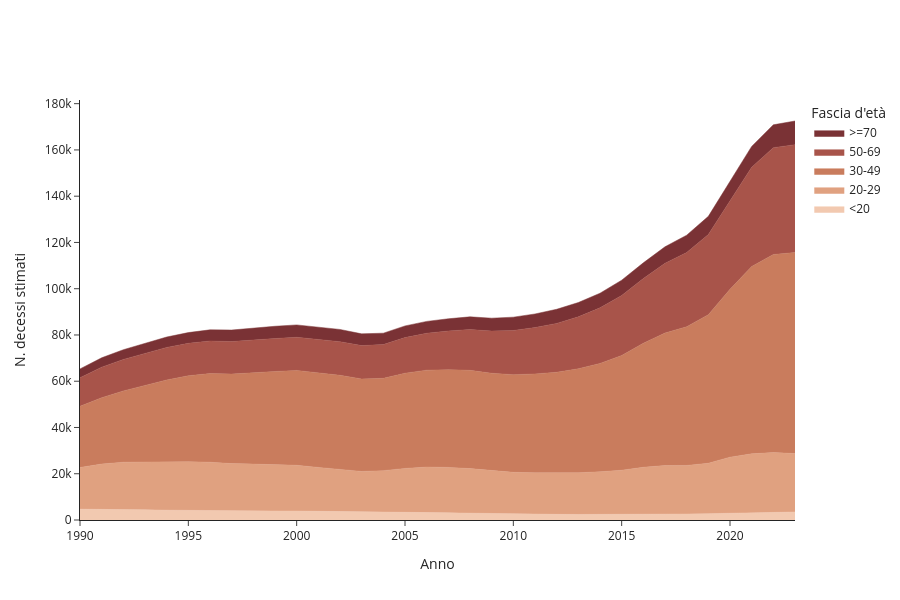

Notebook code cell kept with this figure:
### Code cell
import pandas as pd
import plotly.graph_objects as go

ALTEZZA_GRAFICO = 600

df = pd.read_csv("decessi_mondo_per_eta.csv")

# limitiamo la serie al 1990 in poi, come da titolo della slide
df = df[df["anno"] >= 1990]

# ordine di impilamento: dalla fascia più giovane (in basso) alla più anziana
# (in cima), come nel grafico originale di Our World in Data
fasce = ["<20", "20-29", "30-49", "50-69", ">=70"]

color_map = {
    "<20": "#f2c9b0",
    "20-29": "#e0a180",
    "30-49": "#c97c5d",
    "50-69": "#a8544a",
    ">=70": "#7a3235",
}

fig = go.Figure()

for fascia in fasce:
    dati_fascia = df[df["fascia_eta"] == fascia].sort_values("anno")
    fig.add_trace(go.Scatter(
        x=dati_fascia["anno"],
        y=dati_fascia["decessi_stimati"],
        name=fascia,
        mode="lines",
        stackgroup="uno",  # attiva l'impilamento (area chart)
        line=dict(width=0.5, color=color_map[fascia]),
        fillcolor=color_map[fascia],
    ))

fig.update_layout(
    height=ALTEZZA_GRAFICO,  # altezza del grafico
    xaxis_title="Anno",
    yaxis_title="N. decessi stimati",
    xaxis=dict(dtick=5),
    
    yaxis=dict(side="left", tickformat="~s"),
    # asse Y gemello a destra: "matches='y'" lo tiene sincronizzato in scala
    # e tick con l'asse di sinistra, quindi mostra sempre gli stessi valori,
    # rendendo più facile leggere il grafico senza dover guardare solo a sinistra
    yaxis2=dict(
        overlaying="y",
        side="right",
        matches="y",
        showgrid=False,
        showticklabels=True,
        tickformat="~s",
        title="N. decessi stimati",
    ),
    template="simple_white",
    legend_title_text="Fascia d'età",
)

fig.add_annotation(
    text=(""),
    xref="paper", yref="paper",
    x=0, y=-0.22,
    showarrow=False,
    font=dict(size=10, color="#888888"),
    align="left",
)

fig.show()

### Figure 1 — Plotly figure (JSON) as saved in the notebook; plotly's stock layout.template omitted (floating-point values rounded to 4 significant figures)
{"data": [{"fillcolor": "#f2c9b0", "line": {"color": "#f2c9b0", "width": 0.5}, "mode": "lines", "name": "<20", "stackgroup": "uno", "type": "scatter", "x": [1990, 1991, 1992, 1993, 1994, 1995, 1996, 1997, 1998, 1999, 2000, 2001, 2002, 2003, 2004, 2005, 2006, 2007, 2008, 2009, 2010, 2011, 2012, 2013, 2014, 2015, 2016, 2017, 2018, 2019, 2020, 2021, 2022, 2023], "y": [4668.0, 4679.0, 4597.0, 4385.0, 4233.0, 4116.0, 4043.0, 3948.0, 3921.0, 3877.0, 3870.0, 3795.0, 3664.0, 3428.0, 3339.0, 3326.0, 3221.0, 3096.0, 2946.0, 2760.0, 2621.0, 2518.0, 2439.0, 2397.0, 2395.0, 2420.0, 2494.0, 2526.0, 2566.0, 2728.0, 2971.0, 3179.0, 3349.0, 3455.0]}, {"fillcolor": "#e0a180", "line": {"color": "#e0a180", "width": 0.5}, "mode": "lines", "name": "20-29", "stackgroup": "uno", "type": "scatter", "x": [1990, 1991, 1992, 1993, 1994, 1995, 1996, 1997, 1998, 1999, 2000, 2001, 2002, 2003, 2004, 2005, 2006, 2007, 2008, 2009, 2010, 2011, 2012, 2013, 2014, 2015, 2016, 2017, 2018, 2019, 2020, 2021, 2022, 2023], "y": [18040.0, 19510.0, 20390.0, 20760.0, 21070.0, 21100.0, 20940.0, 20430.0, 20250.0, 19980.0, 19790.0, 18950.0, 18130.0, 17590.0, 18000.0, 18970.0, 19660.0, 19650.0, 19280.0, 18500.0, 18000.0, 17900.0, 17910.0, 18040.0, 18440.0, 19100.0, 20310.0, 21030.0, 21020.0, 21810.0, 24200.0, 25440.0, 25790.0, 25260.0]}, {"fillcolor": "#c97c5d", "line": {"color": "#c97c5d", "width": 0.5}, "mode": "lines", "name": "30-49", "stackgroup": "uno", "type": "scatter", "x": [1990, 1991, 1992, 1993, 1994, 1995, 1996, 1997, 1998, 1999, 2000, 2001, 2002, 2003, 2004, 2005, 2006, 2007, 2008, 2009, 2010, 2011, 2012, 2013, 2014, 2015, 2016, 2017, 2018, 2019, 2020, 2021, 2022, 2023], "y": [26470.0, 28680.0, 30820.0, 33010.0, 35250.0, 37160.0, 38350.0, 38710.0, 39640.0, 40370.0, 41020.0, 40800.0, 40780.0, 39990.0, 39920.0, 41190.0, 41910.0, 42260.0, 42500.0, 42200.0, 42220.0, 42740.0, 43540.0, 44950.0, 46860.0, 49590.0, 53610.0, 57290.0, 59970.0, 64230.0, 72600.0, 80970.0, 85640.0, 86940.0]}, {"fillcolor": "#a8544a", "line": {"color": "#a8544a", "width": 0.5}, "mode": "lines", "name": "50-69", "stackgroup": "uno", "type": "scatter", "x": [1990, 1991, 1992, 1993, 1994, 1995, 1996, 1997, 1998, 1999, 2000, 2001, 2002, 2003, 2004, 2005, 2006, 2007, 2008, 2009, 2010, 2011, 2012, 2013, 2014, 2015, 2016, 2017, 2018, 2019, 2020, 2021, 2022, 2023], "y": [12360.0, 13220.0, 13620.0, 13930.0, 14070.0, 14010.0, 14070.0, 14070.0, 14090.0, 14230.0, 14310.0, 14360.0, 14530.0, 14400.0, 14590.0, 15370.0, 15960.0, 16720.0, 17620.0, 18230.0, 19100.0, 20040.0, 21120.0, 22450.0, 24040.0, 25950.0, 27980.0, 30110.0, 32090.0, 34640.0, 38390.0, 42930.0, 46210.0, 46610.0]}, {"fillcolor": "#7a3235", "line": {"color": "#7a3235", "width": 0.5}, "mode": "lines", "name": ">=70", "stackgroup": "uno", "type": "scatter", "x": [1990, 1991, 1992, 1993, 1994, 1995, 1996, 1997, 1998, 1999, 2000, 2001, 2002, 2003, 2004, 2005, 2006, 2007, 2008, 2009, 2010, 2011, 2012, 2013, 2014, 2015, 2016, 2017, 2018, 2019, 2020, 2021, 2022, 2023], "y": [3779.0, 4045.0, 4194.0, 4359.0, 4483.0, 4627.0, 4812.0, 4982.0, 5162.0, 5302.0, 5350.0, 5308.0, 5281.0, 5074.0, 4929.0, 5057.0, 5113.0, 5267.0, 5490.0, 5579.0, 5758.0, 5878.0, 6094.0, 6203.0, 6316.0, 6621.0, 6786.0, 7173.0, 7498.0, 7879.0, 8426.0, 9003.0, 9860.0, 10240.0]}], "layout": {"annotations": [{"align": "left", "font": {"color": "#888888", "size": 10}, "showarrow": false, "text": "", "x": 0, "xref": "paper", "y": -0.22, "yref": "paper"}], "height": 600, "legend": {"title": {"text": "Fascia d'età"}}, "xaxis": {"dtick": 5, "title": {"text": "Anno"}}, "yaxis": {"side": "left", "tickformat": "~s", "title": {"text": "N. decessi stimati"}}, "yaxis2": {"matches": "y", "overlaying": "y", "showgrid": false, "showticklabels": true, "side": "right", "tickformat": "~s", "title": {"text": "N. decessi stimati"}}}}
